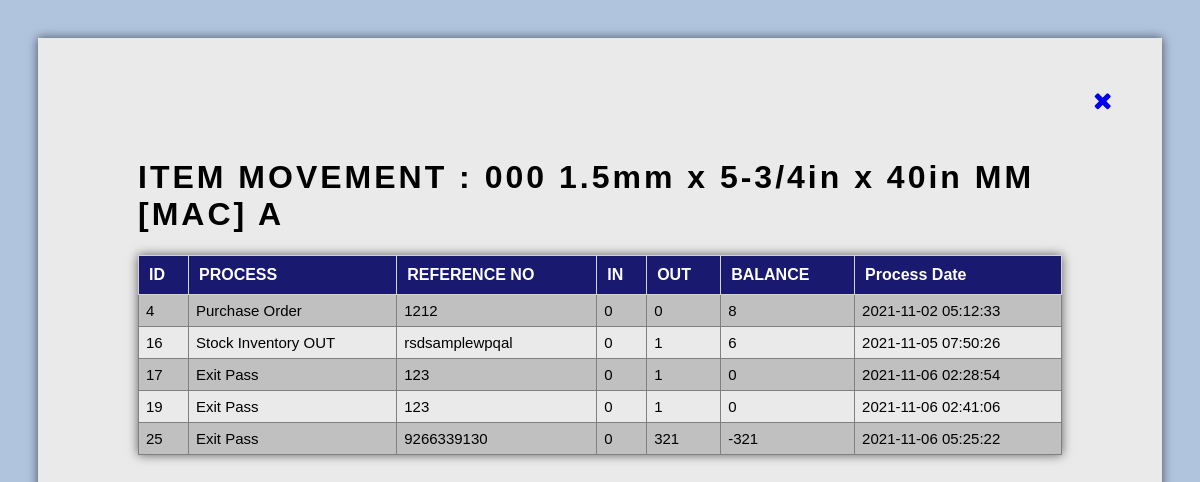
Screenshot of /item_movement.php?id=13 with the database file from the repository.
### tables this page shows
CREATE TABLE `product` (
  `product_id` int(255) NOT NULL AUTO_INCREMENT,
  `product_name` varchar(255) NOT NULL,
  `class_id` int(250) NOT NULL,
  `qty` double DEFAULT NULL,
  `unit_id` int(250) DEFAULT NULL,
  `pro_remarks` varchar(300) DEFAULT NULL,
  `loc_id` int(250) NOT NULL,
  `barcode` varchar(10) DEFAULT NULL,
  `price` double DEFAULT NULL,
  `cost` double DEFAULT NULL,
  `dept_id` int(250) DEFAULT NULL,
  `sup_id` int(30) DEFAULT NULL,
  PRIMARY KEY (`product_id`)
);

CREATE TABLE `move_product` (
  `move_id` int(30) NOT NULL AUTO_INCREMENT,
  `product_id` int(20) NOT NULL,
  `bal_qty` double NOT NULL,
  `in_qty` double NOT NULL,
  `out_qty` double NOT NULL,
  `mov_type_id` int(20) NOT NULL,
  `move_ref` varchar(120) NOT NULL,
  `mov_date` datetime NOT NULL,
  PRIMARY KEY (`move_id`)
);

CREATE TABLE `move_type` (
  `mov_type_id` int(20) NOT NULL AUTO_INCREMENT,
  `mov_type_name` varchar(50) NOT NULL,
  PRIMARY KEY (`mov_type_id`)
);

CREATE TABLE `po_tb` (
  `po_id` int(20) NOT NULL AUTO_INCREMENT,
  `po_code` varchar(10) DEFAULT NULL,
  `po_title` varchar(20) DEFAULT NULL,
  `po_date` date DEFAULT NULL,
  `po_remarks` varchar(300) DEFAULT NULL,
  `po_terms` varchar(250) DEFAULT NULL,
  `sup_id` int(30) DEFAULT NULL,
  `closed` tinyint(1) NOT NULL,
  `user_id` int(255) NOT NULL,
  PRIMARY KEY (`po_id`)
);

CREATE TABLE `stout_tb` (
  `stout_id` int(20) NOT NULL,
  `stout_code` varchar(30) DEFAULT NULL,
  `stout_title` varchar(30) DEFAULT NULL,
  `stout_date` date NOT NULL,
  `stout_remarks` varchar(300) DEFAULT NULL,
  `itemdesc` varchar(250) DEFAULT NULL,
  `emp_id` int(250) NOT NULL,
  `closed` tinyint(1) NOT NULL,
  `stout_close_date` date DEFAULT NULL,
  `user_id` int(255) NOT NULL,
  PRIMARY KEY (`stout_id`)
);

CREATE TABLE `ep_tb` (
  `ep_id` int(50) NOT NULL AUTO_INCREMENT,
  `ep_no` varchar(255) NOT NULL,
  `ep_title` varchar(255) NOT NULL,
  `ep_remarks` varchar(255) NOT NULL,
  `ep_date` date NOT NULL,
  `customers_id` int(255) NOT NULL,
  `closed` tinyint(1) NOT NULL,
  `user_id` int(255) NOT NULL,
  PRIMARY KEY (`ep_id`)
);

### item_movement.php (the view, shortened to what this page needs)
<?php
include('php/config.php');
if (isset($_GET['id']) && is_numeric($_GET['id']) && $_GET['id'] > 0) {
  $id = $_GET['id'];
  $result = mysqli_query($db, "SELECT * FROM product WHERE product_id=" . $_GET['id']);
  $row = mysqli_fetch_array($result);
  if ($row) {
    $id = $row['product_id'];
    $product_name = $row['product_name'];
  } else {
    echo "No results!";
  }
}
?>
<html>
<head>
  <link rel="stylesheet" href="https://cdnjs.cloudflare.com/ajax/libs/font-awesome/4.7.0/css/font-awesome.min.css">
</head>
<body>
  <a href="itemlist_main.php" style="float:right; margin-right: 50px; margin-top: 50px;"><i class="fa fa-close" style="font-size:24px"></i></a>
  <div class="content">
    <h1 style="letter-spacing: 3px;">ITEM MOVEMENT : <?php echo $product_name; ?></h1>
    <table width="50%" class="itemTb">
      <tr>
        <th>ID</th>
        <th>PROCESS</th>
        <th>REFERENCE NO</th>
        <th>IN</th>
        <th>OUT</th>
        <th>BALANCE</th>
        <th>Process Date</th>
      </tr>
      <?php
      include "php/config.php";
      $sql = "SELECT move_product.move_id, move_type.mov_type_name, move_product.move_ref, po_tb.po_code, move_product.in_qty, move_product.out_qty, move_product.bal_qty, move_product.mov_date, move_product.mov_type_id, stout_tb.stout_code, stin_tb.stin_code, ep_tb.ep_no
       FROM move_product
       INNER JOIN move_type ON move_product.mov_type_id = move_type.mov_type_id
       INNER JOIN product ON product.product_id = move_product.product_id
			 LEFT JOIN po_tb ON move_product.move_ref = po_tb.po_id
			 LEFT JOIN stout_tb ON move_product.move_ref = stout_tb.stout_id
			 LEFT JOIN stin_tb ON move_product.move_ref = stin_tb.stin_id
       LEFT JOIN ep_tb ON move_product.move_ref = ep_tb.ep_id
       WHERE move_product.product_id = '$id'
       ORDER BY move_id ASC";
      $result = $db->query($sql);
      if ($result->num_rows >  0) {
        while ($irow = $result->fetch_assoc()) {
      ?>
          <tr>
            <td><?php echo $irow['move_id']; ?></td>
            <td><?php echo $irow['mov_type_name']; ?></td>
            <td><?php
                switch ($irow['mov_type_id']) {
                  case '2':
                    echo $irow['stout_code'];
                    break;
                  case '3':
                    echo $irow['po_code'];
                    break;
                  case '6':
                    echo $irow['ep_no'];
                    break;
                }
                ?>
            </td>
            <td><?php echo $irow['in_qty']; ?></td>
            <td><?php echo $irow['out_qty']; ?></td>
            <td><?php
                switch ($irow['mov_type_id']) {
                  case '2':
                    echo $irow['bal_qty'] - $irow['out_qty'];
                    break;
                  case '3':
                    echo $irow['bal_qty'] + $irow['in_qty'];
                    break;
                  case '6':
                    echo $irow['bal_qty'] - $irow['out_qty'];
                    break;
                }
                ?>
            </td>
            <td><?php echo $irow['mov_date']; ?></td>
          </tr>
      <?php }
      } ?>
    </table>
  </div>
</body>
</html>

### item_movement.php (style rules this page uses)
body { font-family: sans-serif; background-color: #B0C4DE; padding: 30px; }
.content { padding: 100px; background-color: #EAEAEA; box-shadow: 0 0 10px rgba(0, 0, 0, 0.6); -moz-box-shadow: 0 0 10px rgba(0, 0, 0, 0.6); -webkit-box-shadow: 0 0 10px rgba(0, 0, 0, 0.6); -o-box-shadow: 0 0 10px rgba(0, 0, 0, 0.6); height: 1000px; }
.itemtb { border-collapse: collapse; width: 100%; box-shadow: 0 0 10px rgba(0, 0, 0, 0.6); -moz-box-shadow: 0 0 10px rgba(0, 0, 0, 0.6); -webkit-box-shadow: 0 0 10px rgba(0, 0, 0, 0.6); -o-box-shadow: 0 0 10px rgba(0, 0, 0, 0.6); }
.itemtb th { background-color: midnightblue; color: white; text-align: left; padding: 10px; border: 1px solid lightgrey; }
.itemtb td { text-align: left; border: 1px solid grey; font-size: 15px; padding: 7px; }
tr:nth-child(even) { background-color: #C0C0C0; }

### rows the page displays
product: product_name "000 1.5mm x 5-3/4in x 40in MM [MAC] A"
move_product: move_id "4", mov_type.mov_type_name "Purchase Order", po_tb.po_code "1212", in_qty "0", out_qty "0", $irow['bal_qty'] + $irow['in_qty'] "8", mov_date "2021-11-02 05:12:33"
move_product: move_id "16", mov_type.mov_type_name "Stock Inventory OUT", stout_tb.stout_code "rsdsamplewpqal", in_qty "0", out_qty "1", $irow['bal_qty'] - $irow['out_qty'] "6", mov_date "2021-11-05 07:50:26"
move_product: move_id "17", mov_type.mov_type_name "Exit Pass", ep_tb.ep_no "123", in_qty "0", out_qty "1", $irow['bal_qty'] - $irow['out_qty'] "0", mov_date "2021-11-06 02:28:54"
move_product: move_id "19", mov_type.mov_type_name "Exit Pass", ep_tb.ep_no "123", in_qty "0", out_qty "1", $irow['bal_qty'] - $irow['out_qty'] "0", mov_date "2021-11-06 02:41:06"
move_product: move_id "25", mov_type.mov_type_name "Exit Pass", ep_tb.ep_no "9266339130", in_qty "0", out_qty "321", $irow['bal_qty'] - $irow['out_qty'] "-321", mov_date "2021-11-06 05:25:22"
